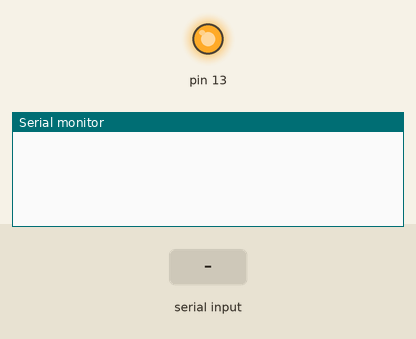
This sketch was run on a simulated Arduino Uno, built with avr-gcc and run on an emulated ATmega328P. On the bench: output pins drawn as LEDs (lit = HIGH), the last lines printed to the serial monitor. Inputs (shaded band) come from the test bench.

Above: at 1.2 s.
1.3 s: "0" received over Serial
At 2.5 s:
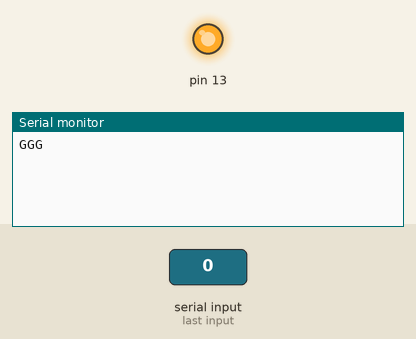
2.8 s: "1" received over Serial
At 3.9 s:
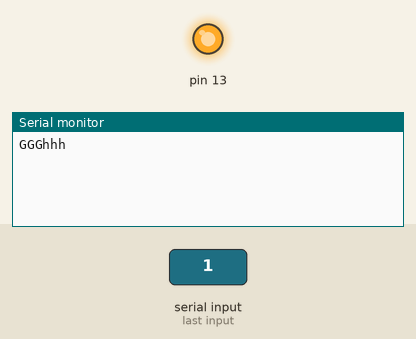

The sketch:

pyt.ino
```cpp
 void setup(){
   Serial.begin(9600);
   pinMode(13, OUTPUT);//設定13號埠作為輸出埠
   digitalWrite(13,HIGH);//讓燈開始時亮
 }
 char var;
 void loop(){
   while(Serial.available()>0)//當有訊號的時候
   {
     var=Serial.read();
     if(var=='0'){//傳過來的是0
  Serial.print("GGG");}
if(var=='1'){//傳過來的是1
 Serial.print("hhh");
   }
 }
 }
```

Measured:
- after the input at 1.3 s, the serial monitor: prints a new line at once (image 1)
- after the input at 2.8 s, the serial monitor: prints a new line at once (image 2)
